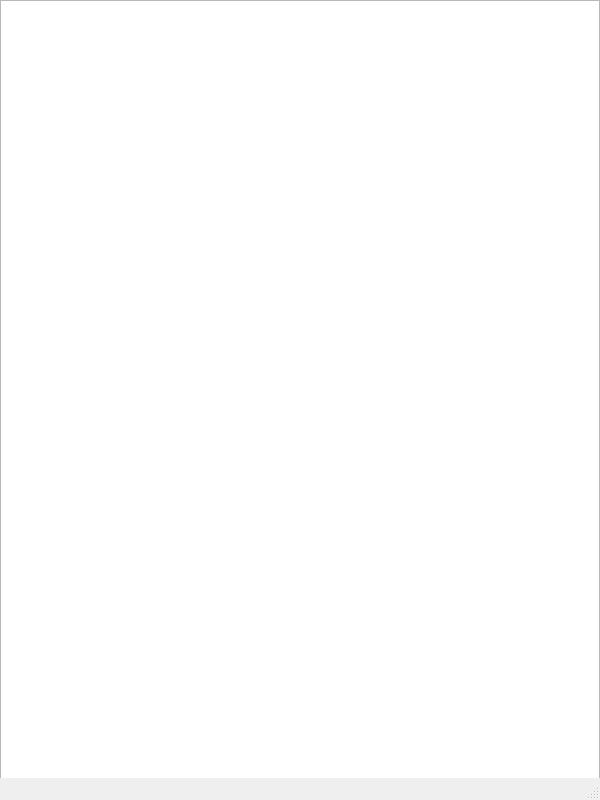
<?xml version="1.0" encoding="UTF-8"?>
<ui version="4.0">
 <class>MainWindow</class>
 <widget class="QMainWindow" name="MainWindow">
  <property name="geometry">
   <rect>
    <x>0</x>
    <y>0</y>
    <width>600</width>
    <height>800</height>
   </rect>
  </property>
  <property name="windowTitle">
   <string>MainWindow</string>
  </property>
  <widget class="QWidget" name="centralWidget">
   <widget class="QGraphicsView" name="graphicsView">
    <property name="geometry">
     <rect>
      <x>0</x>
      <y>0</y>
      <width>600</width>
      <height>800</height>
     </rect>
    </property>
   </widget>
  </widget>
  <widget class="QStatusBar" name="statusBar"/>
 </widget>
 <layoutdefault spacing="6" margin="11"/>
 <resources/>
 <connections/>
</ui>
